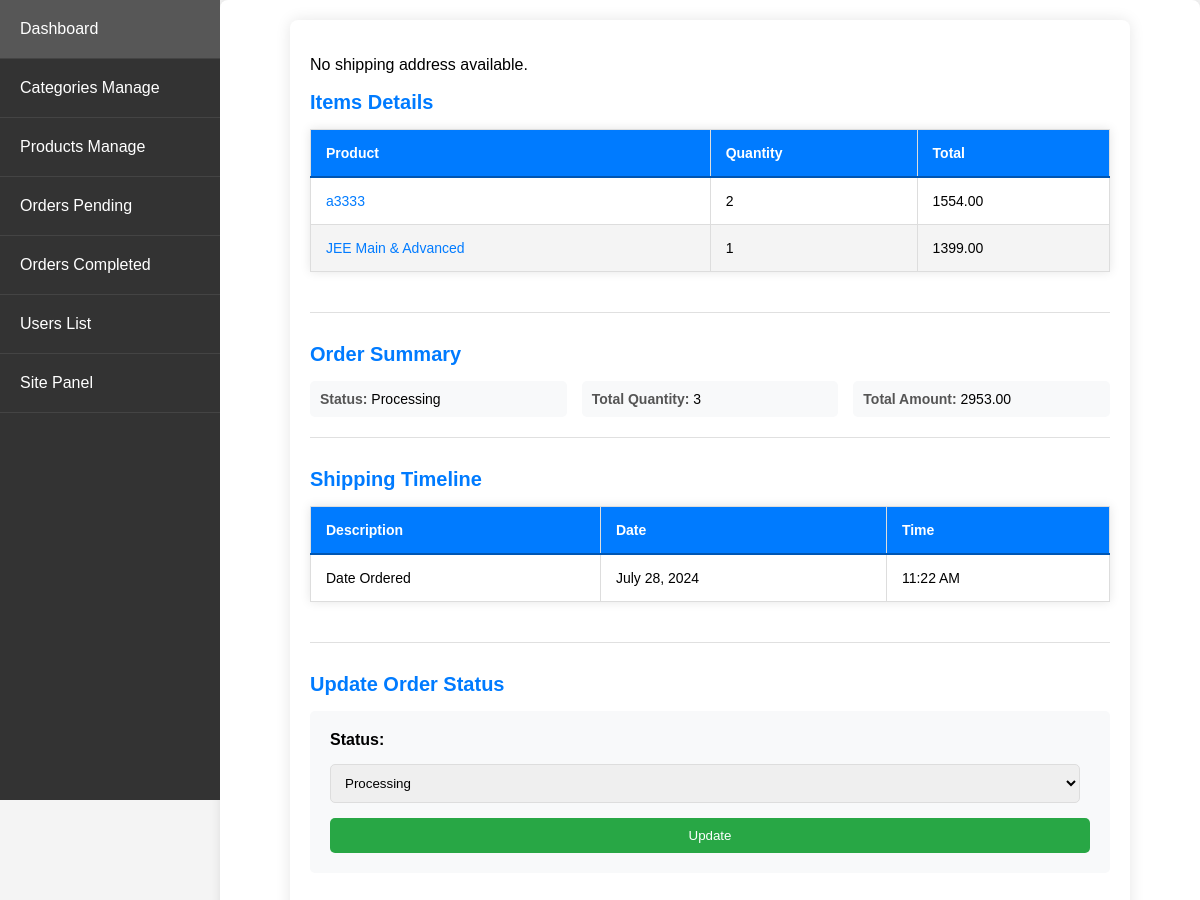
The page /admin_app/admin_app/orders/pending/92/ (signed in) on the database as committed earlier.
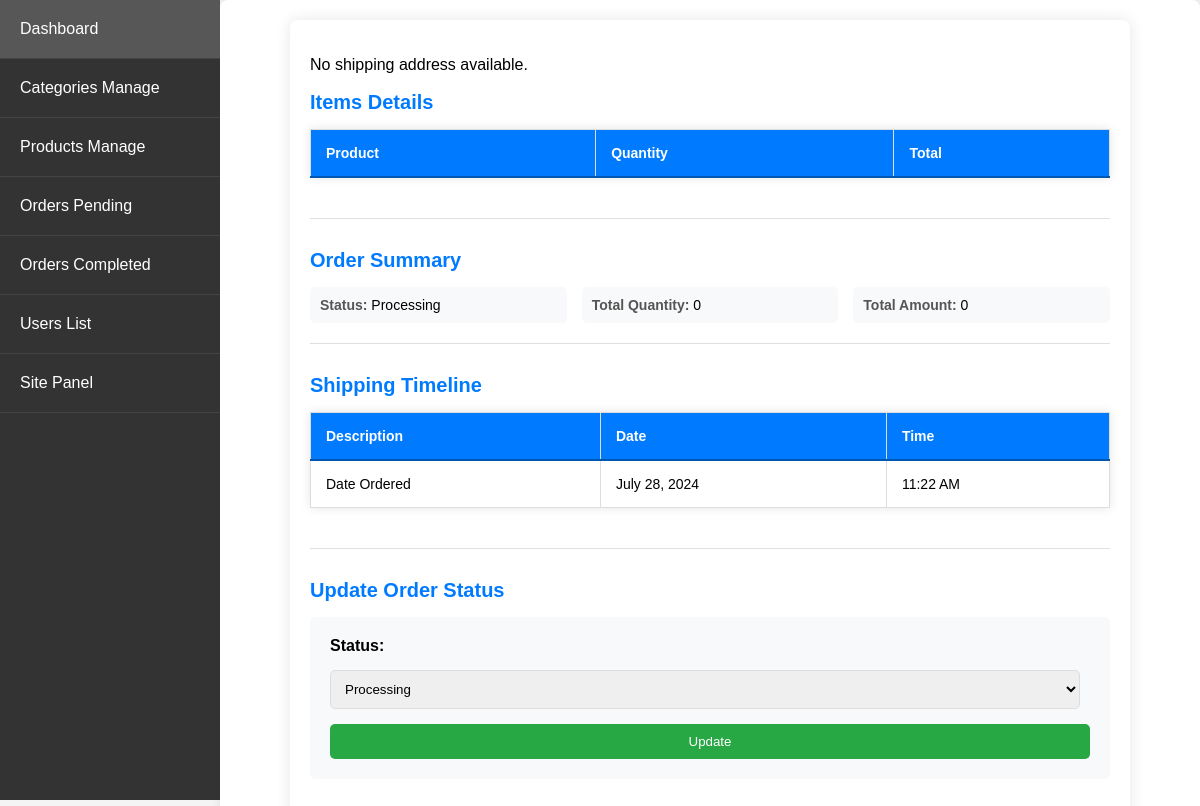
The same page on the database as committed later.
### store/models.py (models this page shows, shortened)
class OrderItem(models.Model):
    product = models.ForeignKey(Product, on_delete=models.SET_NULL, null=True)
    order = models.ForeignKey(Order, on_delete=models.SET_NULL, null=True)
    quantity = models.IntegerField(default=0, null=True, blank=True)
    date_added = models.DateTimeField(auto_now_add=True)
    price_at_purchase = models.DecimalField(max_digits=7, decimal_places=2, null=True, blank=True)
    @property
    def get_total(self):
        if self.price_at_purchase is None:
            self.price_at_purchase = self.product.new_price
        return self.price_at_purchase * self.quantity

class Product(models.Model):
    name = models.CharField(max_length=250, unique=True)
    slug = models.SlugField(max_length=250, unique=True)
    description = models.TextField(blank=True)
    old_price = models.DecimalField(max_digits=7, blank=True, null=True, decimal_places=2)
    new_price = models.DecimalField(max_digits=7, blank=False, decimal_places=2)
    category = models.ForeignKey(Category, on_delete=models.SET_NULL, null=True)
    image_1 = models.ImageField(upload_to='product')
    image_2 = models.ImageField(upload_to='product', blank=True)
    image_3 = models.ImageField(upload_to='product', blank=True)
    video_url = models.URLField(max_length=200, blank=True)
    stock = models.IntegerField()
    active = models.BooleanField(default=True)
    new = models.BooleanField(default=True)
    created = models.DateTimeField(auto_now_add=True)
    update = models.DateField(auto_now=True)
    def get_url(self):
        return reverse('store_app:proDetail', args=[self.category.slug, self.slug])
    class Meta:
        ordering = ('name',)
        verbose_name = 'product'
        verbose_name_plural = 'products'

class Order(models.Model):
    STATUS_CHOICES = [
        ('Processing', 'Processing'),
        ('Shipped', 'Shipped'),
        ('Delivered', 'Delivered')
    ]
    customer = models.ForeignKey(Customer, on_delete=models.SET_NULL, null=True, blank=True)
    date_ordered = models.DateTimeField(auto_now_add=True)
    complete = models.BooleanField(default=False)
    transaction_id = models.CharField(max_length=100, null=True)
    status = models.CharField(max_length=20, choices=STATUS_CHOICES, default='Processing')
    processing_time = models.DateTimeField(null=True, blank=True)
    shipped_time = models.DateTimeField(null=True, blank=True)
    delivered_time = models.DateTimeField(null=True, blank=True)
    @property
    def get_cart_total(self):
        orderitems = self.orderitem_set.all()
        total = sum([item.get_total for item in orderitems])
        return total
    @property
    def get_cart_items(self):
        orderitems = self.orderitem_set.all()
        total = sum([item.quantity for item in orderitems])
        return total

### admin_app/views.py (the view)
# urls.py: path('admin_app/orders/pending/<int:pk>/', views.order_view, name='order_view'),
@login_required
@user_passes_test(is_admin)
def order_view(request, pk):
    order = get_object_or_404(Order, pk=pk)
    shipping_address = ShippingAddress.objects.filter(order=order).first()
    if request.method == 'POST':
        new_status = request.POST.get('status')
        if new_status and new_status != order.status:
            order.status = new_status
            order.save()
            return redirect('admin_app:order_view', pk=pk)
    return render(request, 'admin_app/order_view.html', {
        'order': order,
        'shipping_address': shipping_address
    })

### admin_app/views.py (called while the page is built)
def is_admin(user):
    return user.is_superuser

### store/context_processors.py (called while the page is built)
def menu_link(request): # this function don't wanna call to work, it's defined in setting to work
    links_list = Category.objects.annotate(
        num_products=Count('product', filter=Q(product__active=True, product__stock__gt=0))
    ).filter(num_products__gt=0).order_by('name')  # Add an order_by clause here
    paginator3 = Paginator(links_list, 8)
    try:
        page = int(request.GET.get('page', '1'))
    except:
        page = 1
    try:
        links = paginator3.page(page)
    except (InvalidPage, EmptyPage):
        links = paginator3.page(paginator3.num_pages)
    return dict(links=links)

def cart_data(request):
    data = cartData(request)
    cartItems = data['cartItems']
    return {'cartItems': cartItems}

def wishlist_count(request):
    if request.user.is_authenticated:
        wishlist_count = Wishlist.objects.filter(user=request.user).count()
    else:
        cookie_data = cookieWishlist(request)
        wishlist_count = cookie_data['wishlist_count']
    return {'wishlist_count': wishlist_count}

### store/utils.py (called while the page is built)
def cartData(request):
    if request.user.is_authenticated:
        customer = request.user.customer
        order, created = Order.objects.get_or_create(customer=customer, complete=False)
        items = order.orderitem_set.all()
        cartItems = order.get_cart_items
        total_price_difference = sum((item.product.old_price - item.product.new_price) * item.quantity for item in items)
    else:
        cookieData = cookieCart(request)
        cartItems = cookieData['cartItems']
        order = cookieData['order']
        items = cookieData['items']
        total_price_difference = cookieData['total_price_difference']
    print("............cartData.............")
    return {'cartItems': cartItems, 'order': order, 'items': items, 'total_price_difference': total_price_difference}

### admin_app/templates/admin_app/order_view.html (shortened to what this page needs)
{% extends 'admin_app/base_admin.html' %}
{% block content %}
<div class="order-details">
    {% if shipping_address %}
    <section class="section">
        <h1>Order Detail - {{ order.customer.name }}</h1>
        <div class="grid">
            <div>
                <h2>Contact Details</h2>
                <p><span class="label">Customer:</span> {{ order.customer.name }}</p>
                <p><span class="label">Email:</span> {{ order.customer.email }}</p>
                <p><span class="label">Number:</span> {{ shipping_address.number }}</p>
                <p><span class="label">WhatsApp:</span> {{ shipping_address.whatsapp }}</p>
            </div>
            <div>
                <h2>Shipping Address</h2>
                <p><span class="label">Address:</span> {{ shipping_address.address }}</p>
                <p><span class="label">City:</span> {{ shipping_address.city }}</p>
                <p><span class="label">State:</span> {{ shipping_address.state }}</p>
                <p><span class="label">Zipcode:</span> {{ shipping_address.zipcode }}</p>
            </div>
        </div>
    </section>
    {% else %}
    <p>No shipping address available.</p>
    {% endif %}
    <div class="section">
        <h2>Items Details</h2>
        <table>
            <thead>
                <tr>
                    <th>Product</th>
                    <th>Quantity</th>
                    <th>Total</th>
                </tr>
            </thead>
            <tbody>
                {% for item in order.orderitem_set.all %}
                <tr>
                    <td><a href="{{ item.product.get_url }}">{{ item.product.name }}</a></td>
                    <td>{{ item.quantity }}</td>
                    <td>{{ item.get_total }}</td>
                </tr>
                {% endfor %}
            </tbody>
        </table>
    </div>
    <div class="section">
        <h2>Order Summary</h2>
        <div class="info-grid">
            <div class="info-item">
                <p><strong>Status:</strong> {{ order.status }}</p>
            </div>
            <div class="info-item">
                <p><strong>Total Quantity:</strong> {{ order.get_cart_items }}</p>
            </div>
            <div class="info-item">
                <p><strong>Total Amount:</strong> {{ order.get_cart_total }}</p>
            </div>
        </div>
    </div>
    <div class="section">
        <h2>Shipping Timeline</h2>
        <table>
            <thead>
                <tr>
                    <th>Description</th>
                    <th>Date</th>
                    <th>Time</th>
                </tr>
            </thead>
            <tbody>
                <tr>
                    <td>Date Ordered</td>
                    <td>{{ order.date_ordered|date:"F d, Y" }}</td>
                    <td>{{ order.date_ordered|date:"h:i A" }}</td>
                </tr>
            </tbody>
        </table>
    </div>
    {% if order.status != 'Delivered' %}
    <div class="section">
        <h2>Update Order Status</h2>
        <form method="post" class="update-form">
            <label for="status">Status:</label>
            <select id="status" name="status">
                {% for choice in order.STATUS_CHOICES %}
                <option value="{{ choice.0 }}" {% if order.status == choice.0 %}selected{% endif %}>{{ choice.1 }}</option>
                {% endfor %}
            </select>
            <button type="submit">Update</button>
        </form>
    </div>
    {% else %}
    <div class="section">
        <h2>Order Completed</h2>
    </div>
    {% endif %}
</div>
{% endblock %}

### admin_app/templates/admin_app/base_admin.html (shortened to what this page needs)
{% load static %}
<!DOCTYPE html>
<html lang="en">
<head>
    <link rel="stylesheet" href="{% static 'CSS/admin_dashboard.css' %}">
</head>
<body>
    <div class="wrapper">
        <ul class="sidebar">
            <li style="padding: 0px;"><a style="padding: 20px;" href="{% url 'admin_app:dashboard' %}">Dashboard</a></li>
            <li style="padding: 0px;"><a style="padding: 20px;" href="{% url 'admin_app:category_list' %}">Categories Manage</a></li>
            <li style="padding: 0px;"><a style="padding: 20px;" href="{% url 'admin_app:product_list' %}">Products Manage</a></li>
            <li style="padding: 0px;"><a style="padding: 20px;" href="{% url 'admin_app:order_list' %}">Orders Pending</a></li>
            <li style="padding: 0px;"><a style="padding: 20px;" href="{% url 'admin_app:order_compleated' %}">Orders Completed</a></li>
            <li style="padding: 0px;"><a style="padding: 20px;" href="{% url 'admin_app:users_list' %}">Users List</a></li>
            <li style="padding: 0px;"><a style="padding: 20px;" href="{% url 'store_app:allProdCat' %}">Site Panel</a></li>
        </ul>
        <div class="container">
            {% block content %}
            {% endblock %}
        </div>
    </div>
</body>
</html>

### static/CSS/admin_dashboard.css (style rules this page uses)
body { font-family: Arial, sans-serif; background-color: #f4f4f4; margin: 0; padding: 0; }
.wrapper { display: flex; }
.sidebar { width: 220px; background-color: #333; padding: 0; margin: 0; list-style: none; height: 100vh; position: fixed; top: 0; left: 0; overflow-y: auto; }
.sidebar li { border-bottom: 1px solid #444; }
.sidebar a { display: block; color: white; text-decoration: none; padding: 15px 20px; transition: background 0.3s; }
.container { margin-left: 220px; padding: 20px; width: calc(100% - 220px); box-sizing: border-box; background: #fff; box-shadow: 0 0 10px rgba(0, 0, 0, 0.1); border-radius: 8px; }
table { width: 100%; border-collapse: collapse; margin-bottom: 20px; box-shadow: 0 0 10px rgba(0, 0, 0, 0.1); }
thead { background: #007bff; color: #fff; }
thead th { padding: 15px; text-align: left; border-bottom: 2px solid #0056b3; }
td, th { padding: 15px; border: 1px solid #ddd; }
button { display: inline-block; padding: 10px 20px; background: #28a745; color: #fff; border: none; border-radius: 5px; cursor: pointer; transition: background 0.3s; }
form { display: flex; flex-direction: column; gap: 15px; }
form label { font-weight: bold; }
form input, form select, form textarea { padding: 10px; border: 1px solid #ddd; border-radius: 5px; box-sizing: border-box; }

### admin_app/templates/admin_app/order_view.html (style rules this page uses)
.order-details { max-width: 800px; margin: 0 auto; padding: 20px; background-color: #ffffff; box-shadow: 0 0 15px rgba(0, 0, 0, 0.1); border-radius: 8px; }
.section { margin-bottom: 30px; border-bottom: 1px solid #e0e0e0; padding-bottom: 20px; }
.section:last-child { border-bottom: none; }
h1, h2 { color: #333; margin-bottom: 15px; }
h2 { font-size: 20px; color: #007bff; }
.info-grid { display: grid; grid-template-columns: repeat(auto-fit, minmax(200px, 1fr)); gap: 15px; }
.info-item { background-color: #f8f9fa; padding: 10px; border-radius: 5px; }
.info-item p { margin: 0; font-size: 14px; }
.info-item strong { color: #555; }
table { font-size: 14px; }
.update-form { background-color: #f8f9fa; padding: 20px; border-radius: 5px; }
.update-form select { margin-right: 10px; }

Rows that differ between the two databases and show on the page:
removed OrderItem: product.name "a3333", quantity "2", get_total "1554.00"
removed OrderItem: product.name "JEE Main & Advanced", quantity "1", get_total "1399.00"
computed for Order "Processing": get_cart_items "3" → "0"; get_cart_total "2953.00" → "0"
